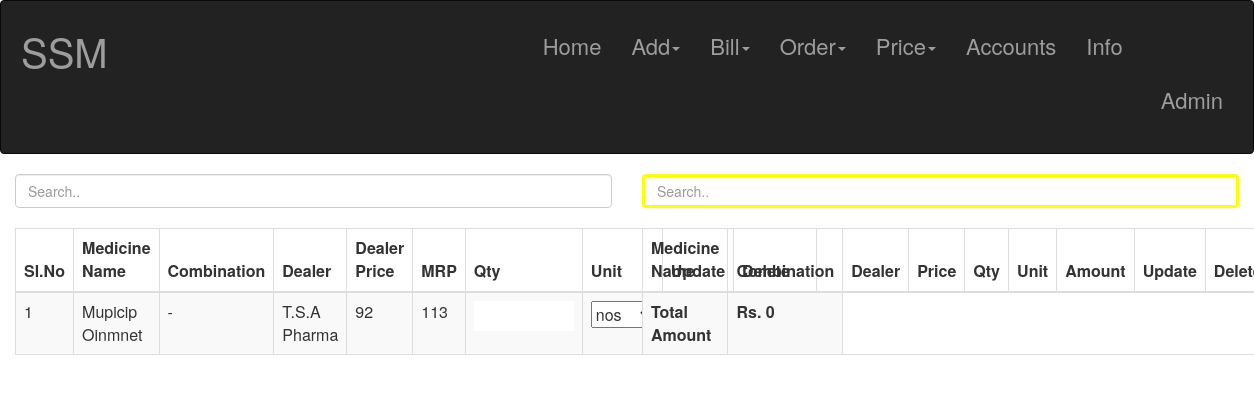
The page /medicine_order on the database its author committed.
### myapp/models.py (models this page shows)
class Medi(models.Model):
    medicine_name = models.CharField(max_length=30)
    med_combination = models.CharField(max_length=100, null=True, blank=True)
    med_dealer = models.CharField(max_length=50)
    med_category = models.CharField(max_length=20)
    med_mrp = models.IntegerField()
    med_up  =   models.IntegerField()
    med_u_gst = models.IntegerField()
    med_gst = models.IntegerField()
    med_qty = models.IntegerField()
    med_unit = models.CharField(max_length=6)

### myapp/views.py (the view, shortened to what this page needs)
# urls.py: path("medicine_order",views.med_order,name='Medicine Order'),
def med_order(request):
    medi_data = Medi.objects.all()
    med_order = Medicine_Order.objects.all()
    return render(request, "order/or_med.html",{'medicine':medi_data, 'order':med_order})

### templates/order/or_med.html (shortened to what this page needs)
{% extends 'dynamic/index.html' %}
{% block content %}
{% load static %}
<link rel="stylesheet" href="{% static 'cssfiles/order.css'%}">
  <div class="container-fluid col-md-6">
    <input class="form-control" id="myInput1" type="text" placeholder="Search..">
    <br>
    <table class="table table-bordered table-striped">
      <thead>
        <tr>
          <th>Sl.No</th>
          <th>Medicine Name</th>
          <th>Combination</th>
          <th>Dealer</th>
          <th>Dealer Price</th>
          <th>MRP</th>
          <th>Qty</th>
          <th>Unit</th>
          <th>Update</th>
          <th>Delete</th>
        </tr>
      </thead>
      <tbody id="myTable1">
        {% for data in medicine %}
        <form action="medicine_order" method="POST">
            <tr>
                <td>{{forloop.counter}}</td>
                <td>{{data.medicine_name}}<input class="hide" id="or_name" value="{{data.medicine_name}}" type="text" name="or_name"></td>
                <td>{{data.med_combination}}<input type="text" class="hide" value="{{data.med_combination}}" id="or_cat" name="or_cat"></td>
                <td>{{data.med_dealer}}<input type="text" class="hide" value="{{data.med_dealer}}" id="or_deal" name="or_deal"></td>
                <td>{{data.med_up}}<input type="number" class="hide" value="{{data.med_up}}"  id="or_up" name="or_up"></td>
                <td>{{data.med_mrp}}<input type="number" class="hide" value="{{data.med_mrp}}"  id="or_mrp" name="or_mrp"></td>
                <td><input id="or_qty" name="or_qty" type="number" required></td>
                <td><select name="or_unit" id="or_unit">
                  <option selected>{{data.med_unit}}</option>
                </select></td>
                <th><button class="btn btn-info">Add</button></th>
                <th><button class="btn btn-danger"><a href="delete_medicine/{{data.id}}">Delete</a></button></th>
              </tr>
        </form>
        {% endfor %}
      </tbody>
    </table>
  </div>
      <div class="container col-md-6">
        <input class="form-control" id="myInput" type="text" placeholder="Search..">
        <br>
        <table class="table table-bordered table-striped">
          <thead>
            <tr>
              <th>Medicine Name</th>
              <th>Combination</th>
              <th>Dealer</th>
              <th>Price</th>
              <th>Qty</th>
              <th>Unit</th>
              <th>Amount</th>
              <th>Update</th>
              <th>Delete</th>
            </tr>
          </thead>
          <tbody id="myTable">
            <tr>
                <th>Total Amount</th>
                <th id="ord_amt"></th>
            </tr>
          </tbody>
        </table>
      </div>
{% endblock %}

### static/cssfiles/header.css (style rules this page uses)
* { padding: 0; }

### static/cssfiles/order.css (style rules this page uses)
td input { padding: 0; width: 100px; height: 30px; align-self: center; border: none; }
#myInput { border: solid; border-color: yellow; }

### rows shown on the page
Medi: medicine_name "Mupicip Oinmnet", med_combination "-", med_dealer "T.S.A Pharma", med_up "92", med_mrp "113", or_unit "nos"
